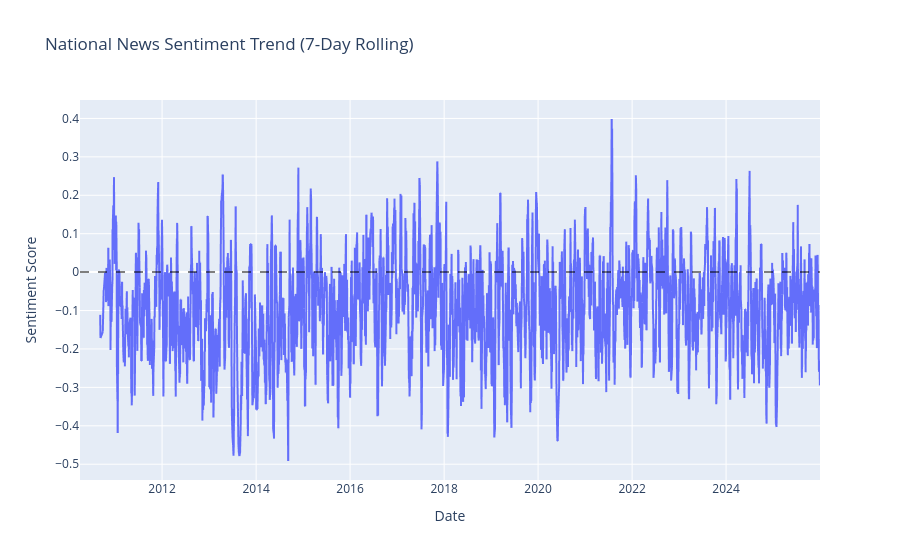

The notebook cell saved with this chart:
### Markdown cell above
## 3. Sentiment Pulse
A 7-day rolling average to identify major shifts in the national mood. Dips often correspond to periods of political instability, security incidents, or economic inflation data.

### Code cell
daily_series = df.groupby(df['published_at'].dt.date)['sentiment_score'].mean().reset_index()
daily_series['rolling_avg'] = daily_series['sentiment_score'].rolling(window=7).mean()

fig_trend = px.line(
    daily_series, 
    x='published_at', 
    y='rolling_avg',
    title='National News Sentiment Trend (7-Day Rolling)',
    labels={'rolling_avg': 'Sentiment Score', 'published_at': 'Date'}
)
fig_trend.add_hline(y=0, line_dash="dash", line_color="black", opacity=0.5)
fig_trend.show()

### Figure 1 — Plotly figure (JSON) as saved in the notebook; plotly's stock layout.template omitted (floating-point values rounded to 4 significant figures; data arrays with more than 128 entries replaced by an {"elided": "..."} marker saying what was removed)
{"data": [{"hovertemplate": "Date=%{x}<br>Sentiment Score=%{y}<extra></extra>", "legendgroup": "", "line": {"color": "#636efa", "dash": "solid"}, "marker": {"symbol": "circle"}, "mode": "lines", "name": "", "showlegend": false, "type": "scattergl", "x": {"elided": "3298 str values"}, "xaxis": "x", "y": {"elided": "3298 float values"}, "yaxis": "y"}], "layout": {"legend": {"tracegroupgap": 0}, "shapes": [{"line": {"color": "black", "dash": "dash"}, "opacity": 0.5, "type": "line", "x0": 0, "x1": 1, "xref": "x domain", "y0": 0, "y1": 0, "yref": "y"}], "title": {"text": "National News Sentiment Trend (7-Day Rolling)"}, "xaxis": {"anchor": "y", "domain": [0, 1], "title": {"text": "Date"}}, "yaxis": {"anchor": "x", "domain": [0, 1], "title": {"text": "Sentiment Score"}}}}
